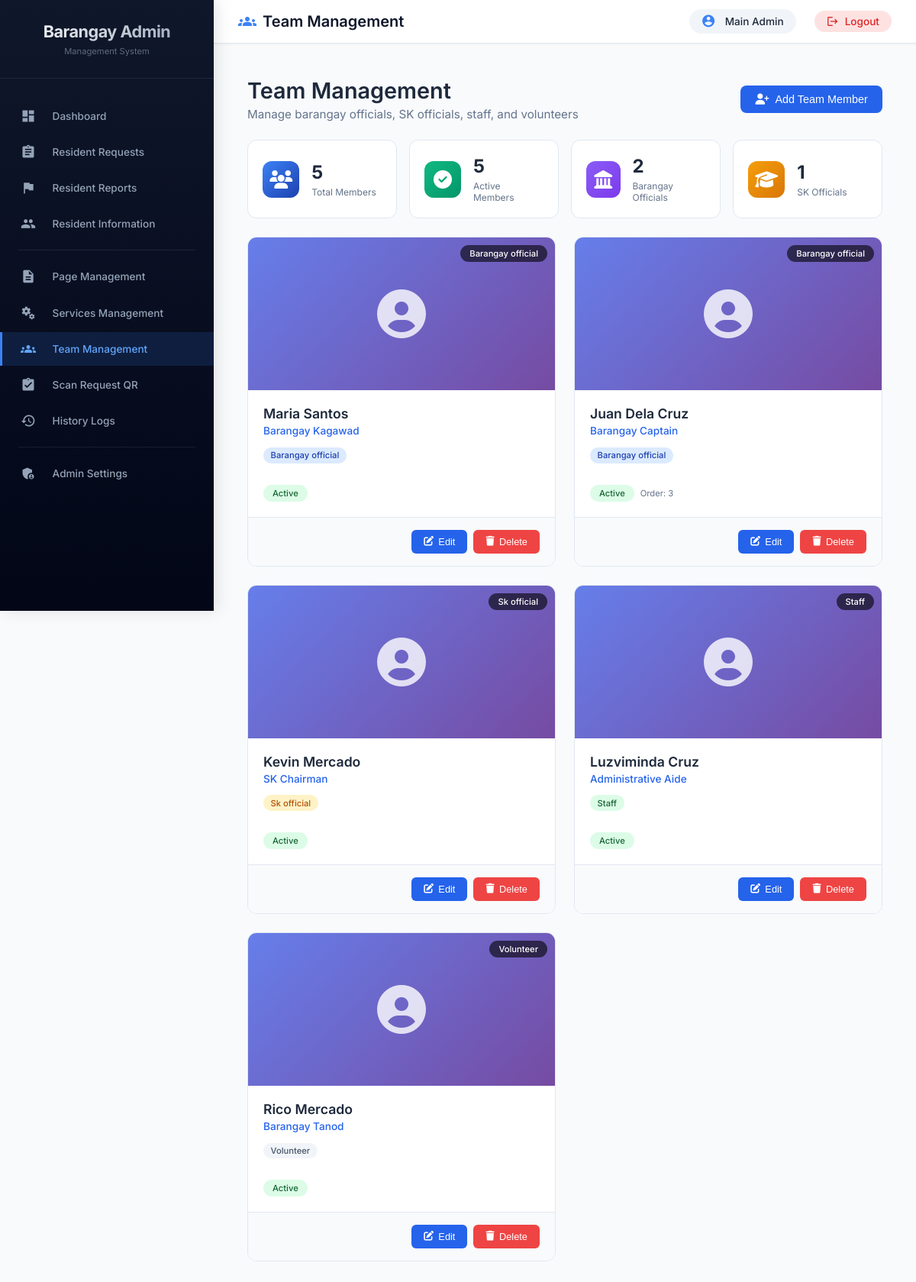
The page /admin/management/team.php (signed in) on the database its author committed.
### tables this page shows
CREATE TABLE `team_members` (
  `id` int(11) NOT NULL,
  `full_name` varchar(100) NOT NULL,
  `position` varchar(100) NOT NULL,
  `position_category` enum('barangay_official','sk_official','staff','volunteer') DEFAULT 'barangay_official',
  `biography` text DEFAULT NULL,
  `contact_info` varchar(255) DEFAULT NULL,
  `profile_image` varchar(255) DEFAULT NULL,
  `display_order` int(11) DEFAULT 0,
  `term_start` date DEFAULT NULL,
  `term_end` date DEFAULT NULL,
  `committee` varchar(100) DEFAULT NULL,
  `is_active` tinyint(1) DEFAULT 1,
  `created_at` timestamp NOT NULL DEFAULT current_timestamp(),
  `updated_at` timestamp NOT NULL DEFAULT current_timestamp() ON UPDATE current_timestamp()
);

### admin/management/team.php (the view, shortened to what this page needs)
<?php
$database = new Database();
$db = $database->getConnection();
$create_table = "CREATE TABLE IF NOT EXISTS team_members (
    id INT PRIMARY KEY AUTO_INCREMENT,
    full_name VARCHAR(100) NOT NULL,
    position VARCHAR(100) NOT NULL,
    position_category ENUM('barangay_official', 'sk_official', 'staff', 'volunteer') DEFAULT 'barangay_official',
    biography TEXT,
    contact_info VARCHAR(255),
    profile_image VARCHAR(255),
    display_order INT DEFAULT 0,
    term_start DATE,
    term_end DATE,
    committee VARCHAR(100),
    is_active BOOLEAN DEFAULT TRUE,
    created_at TIMESTAMP DEFAULT CURRENT_TIMESTAMP,
    updated_at TIMESTAMP DEFAULT CURRENT_TIMESTAMP ON UPDATE CURRENT_TIMESTAMP
)";
$db->exec($create_table);
$team_members = [];
try {
    $query = "SELECT * FROM team_members ORDER BY
              FIELD(position_category, 'barangay_official', 'sk_official', 'staff', 'volunteer'),
              display_order, full_name";
    $stmt = $db->query($query);
    $team_members = $stmt->fetchAll(PDO::FETCH_ASSOC);
} catch (Exception $e) {
    $team_members = [];
}
$stats = ['total' => 0, 'barangay_officials' => 0, 'sk_officials' => 0, 'staff' => 0, 'volunteer' => 0, 'active' => 0];
try {
    $stats_query = "SELECT
                    COUNT(*) as total,
                    SUM(CASE WHEN position_category = 'barangay_official' THEN 1 ELSE 0 END) as barangay_officials,
                    SUM(CASE WHEN position_category = 'sk_official' THEN 1 ELSE 0 END) as sk_officials,
                    SUM(CASE WHEN position_category = 'staff' THEN 1 ELSE 0 END) as staff,
                    SUM(CASE WHEN position_category = 'volunteer' THEN 1 ELSE 0 END) as volunteer,
                    SUM(CASE WHEN is_active = 1 THEN 1 ELSE 0 END) as active
                    FROM team_members";
    $stats_stmt = $db->query($stats_query);
    $stats = $stats_stmt->fetch(PDO::FETCH_ASSOC) ?: $stats;
} catch (Exception $e) {
}
include '../includes/admin_header.php';
?>
<link rel="stylesheet" href="https://cdnjs.cloudflare.com/ajax/libs/font-awesome/6.4.0/css/all.min.css">
<div class="team-module">
    <div class="module-header">
        <div class="module-title">
            <h1>Team Management</h1>
            <p>Manage barangay officials, SK officials, staff, and volunteers</p>
        </div>
        <div class="header-actions">
            <button onclick="openModal('addModal')" class="btn-primary">
                <i class="fas fa-user-plus"></i> Add Team Member
            </button>
        </div>
    </div>
    <div class="stats-grid">
        <div class="stat-card">
            <div class="stat-icon" style="background: linear-gradient(135deg, #3b82f6, #1e40af);">
                <i class="fas fa-users"></i>
            </div>
            <div class="stat-details">
                <h3><?php echo $stats['total'] ?? 0; ?></h3>
                <p>Total Members</p>
            </div>
        </div>
        <div class="stat-card">
            <div class="stat-icon" style="background: linear-gradient(135deg, #10b981, #059669);">
                <i class="fas fa-check-circle"></i>
            </div>
            <div class="stat-details">
                <h3><?php echo $stats['active'] ?? 0; ?></h3>
                <p>Active Members</p>
            </div>
        </div>
        <div class="stat-card">
            <div class="stat-icon" style="background: linear-gradient(135deg, #8b5cf6, #7c3aed);">
                <i class="fas fa-landmark"></i>
            </div>
            <div class="stat-details">
                <h3><?php echo $stats['barangay_officials'] ?? 0; ?></h3>
                <p>Barangay Officials</p>
            </div>
        </div>
        <div class="stat-card">
            <div class="stat-icon" style="background: linear-gradient(135deg, #f59e0b, #d97706);">
                <i class="fas fa-graduation-cap"></i>
            </div>
            <div class="stat-details">
                <h3><?php echo $stats['sk_officials'] ?? 0; ?></h3>
                <p>SK Officials</p>
            </div>
        </div>
    </div>
    <div class="team-grid">
        <?php if (empty($team_members)): ?>
            <div class="empty-state">
                <i class="fas fa-users"></i>
                <p>No team members found</p>
                <button onclick="openModal('addModal')" class="btn-primary" style="margin-top: 1rem;">
                    Add Your First Team Member
                </button>
            </div>
        <?php else: ?>
            <?php foreach ($team_members as $member): ?>
            <div class="team-card <?php echo !$member['is_active'] ? 'inactive' : ''; ?>">
                <div class="team-image">
                    <?php if ($member['profile_image'] && file_exists('../../assets/uploads/team/' . $member['profile_image'])): ?>
                        <img src="../../assets/uploads/team/<?php echo $member['profile_image']; ?>" alt="<?php echo htmlspecialchars($member['full_name']); ?>">
                    <?php else: ?>
                        <i class="fas fa-user-circle"></i>
                    <?php endif; ?>
                    <span class="team-badge"><?php echo str_replace('_', ' ', ucfirst($member['position_category'])); ?></span>
                </div>
                <div class="team-info">
                    <h3><?php echo htmlspecialchars($member['full_name']); ?></h3>
                    <div class="team-position"><?php echo htmlspecialchars($member['position']); ?></div>
                    <span class="team-category category-<?php echo $member['position_category']; ?>">
                        <?php echo str_replace('_', ' ', ucfirst($member['position_category'])); ?>
                    </span>
                    <div class="team-status">
                        <span class="status-badge status-<?php echo $member['is_active'] ? 'active' : 'inactive'; ?>">
                            <?php echo $member['is_active'] ? 'Active' : 'Inactive'; ?>
                        </span>
                        <?php if ($member['display_order'] > 0): ?>
                        <span class="order-badge" style="font-size: 0.7rem; color: #64748b;">Order: <?php echo $member['display_order']; ?></span>
                        <?php endif; ?>
                    </div>
                </div>
                <div class="team-footer">
                    <button onclick="editMember(<?php echo htmlspecialchars(json_encode($member)); ?>)" class="btn-edit">
                        <i class="fas fa-edit"></i> Edit
                    </button>
                    <button onclick="deleteMember(<?php echo $member['id']; ?>)" class="btn-delete">
                        <i class="fas fa-trash"></i> Delete
                    </button>
                </div>
            </div>
            <?php endforeach; ?>
        <?php endif; ?>
    </div>
</div>
<?php include '../includes/admin_footer.php'; ?>

### admin/includes/admin_header.php (style rules this page uses)
* { margin: 0; padding: 0; box-sizing: border-box; }
body { font-family: 'Inter', 'Segoe UI', Tahoma, Geneva, Verdana, sans-serif; background: #f8fafc; overflow-x: hidden; }

### admin/management/team.php (style rules this page uses)
.team-module { width: 100%; max-width: 1400px; margin: 0 auto; padding: 1rem; }
.module-header { display: flex; justify-content: space-between; align-items: center; margin-bottom: 1.5rem; flex-wrap: wrap; gap: 1rem; }
.module-title h1 { font-size: 1.8rem; font-weight: 600; color: #1e293b; margin-bottom: 0.25rem; }
.module-title p { color: #64748b; font-size: 0.95rem; }
.header-actions { display: flex; gap: 0.75rem; flex-wrap: wrap; }
.btn-primary { display: inline-flex; align-items: center; gap: 0.5rem; padding: 0.6rem 1.2rem; background: #2563eb; color: white; border: none; border-radius: 8px; font-size: 0.9rem; font-weight: 500; cursor: pointer; transition: all 0.2s; text-decoration: none; }
.stats-grid { display: grid; grid-template-columns: repeat(auto-fit, minmax(180px, 1fr)); gap: 1rem; margin-bottom: 1.5rem; }
.stat-card { background: white; padding: 1.2rem; border-radius: 12px; display: flex; align-items: center; gap: 1rem; border: 1px solid #e2e8f0; transition: all 0.2s; }
.stat-icon { width: 48px; height: 48px; border-radius: 12px; display: flex; align-items: center; justify-content: center; }
.stat-icon i { font-size: 1.5rem; color: white; }
.stat-details h3 { font-size: 1.5rem; font-weight: 700; color: #1e293b; }
.stat-details p { color: #64748b; font-size: 0.75rem; margin-top: 0.25rem; }
.team-grid { display: grid; grid-template-columns: repeat(auto-fill, minmax(320px, 1fr)); gap: 1.5rem; }
.team-card { background: white; border-radius: 12px; border: 1px solid #e2e8f0; overflow: hidden; transition: all 0.2s; display: flex; flex-direction: column; }
.team-image { width: 100%; height: 200px; background: linear-gradient(135deg, #667eea 0%, #764ba2 100%); display: flex; align-items: center; justify-content: center; position: relative; }
.team-image i { font-size: 4rem; color: rgba(255,255,255,0.8); }
.team-badge { position: absolute; top: 10px; right: 10px; padding: 0.25rem 0.75rem; border-radius: 20px; font-size: 0.7rem; font-weight: 500; background: rgba(0,0,0,0.6); color: white; }
.team-info { padding: 1.25rem; flex: 1; }
.team-info h3 { font-size: 1.1rem; font-weight: 600; color: #1e293b; margin-bottom: 0.25rem; }
.team-position { font-size: 0.85rem; color: #2563eb; font-weight: 500; margin-bottom: 0.75rem; }
.team-category { display: inline-block; padding: 0.2rem 0.6rem; border-radius: 20px; font-size: 0.7rem; font-weight: 500; margin-bottom: 0.75rem; }
.category-barangay_official { background: #dbeafe; color: #1e40af; }
.category-sk_official { background: #fef3c7; color: #b45309; }
.category-staff { background: #dcfce7; color: #166534; }
.category-volunteer { background: #f1f5f9; color: #475569; }
.team-status { display: flex; align-items: center; gap: 0.5rem; margin-top: 0.5rem; }
.status-badge { padding: 0.25rem 0.75rem; border-radius: 20px; font-size: 0.7rem; font-weight: 500; }
.status-active { background: #dcfce7; color: #166534; }
.team-footer { padding: 1rem 1.25rem; background: #f8fafc; border-top: 1px solid #e2e8f0; display: flex; gap: 0.5rem; justify-content: flex-end; }
.btn-edit, .btn-delete { display: inline-flex; align-items: center; gap: 0.4rem; padding: 0.5rem 1rem; border: none; border-radius: 6px; font-size: 0.8rem; font-weight: 500; cursor: pointer; transition: all 0.2s; }
.btn-edit { background: #2563eb; color: white; }
.btn-delete { background: #ef4444; color: white; }

### rows shown on the page
team_members: position_category "Barangay official", full_name "Maria Santos", position "Barangay Kagawad", is_active "Active"
team_members: position_category "Barangay official", full_name "Juan Dela Cruz", position "Barangay Captain", is_active "Active", display_order "3"
team_members: position_category "Sk official", full_name "Kevin Mercado", position "SK Chairman", is_active "Active"
team_members: position_category "Staff", full_name "Luzviminda Cruz", position "Administrative Aide", is_active "Active"
team_members: position_category "Volunteer", full_name "Rico Mercado", position "Barangay Tanod", is_active "Active"

### other values the page prints
$_SESSION['admin_name'] "Main Admin"
$stats['total'] "5"
$stats['active'] "5"
$stats['barangay_officials'] "2"
$stats['sk_officials'] "1"
